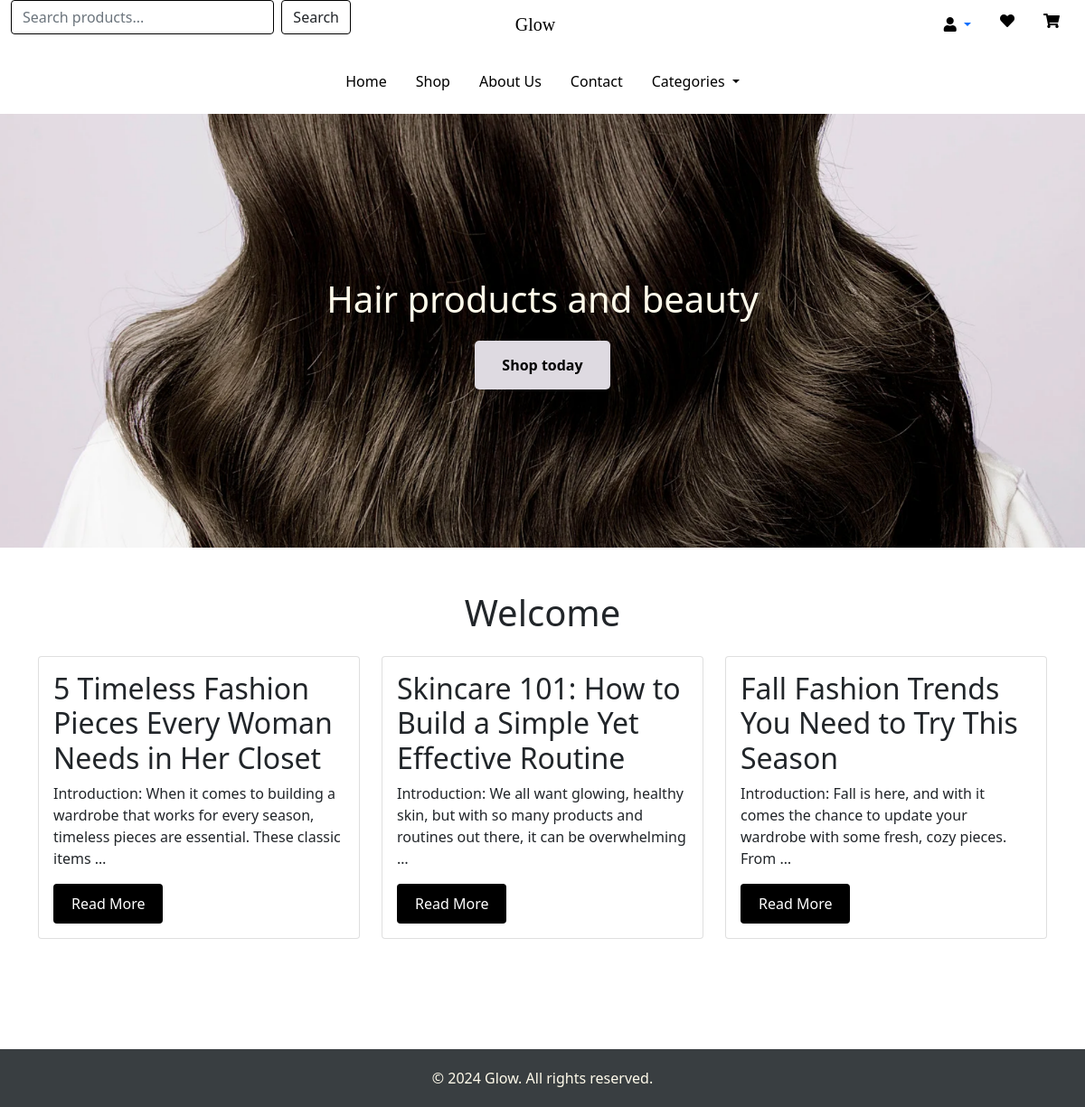
/, run on an earlier commit of the app's database.
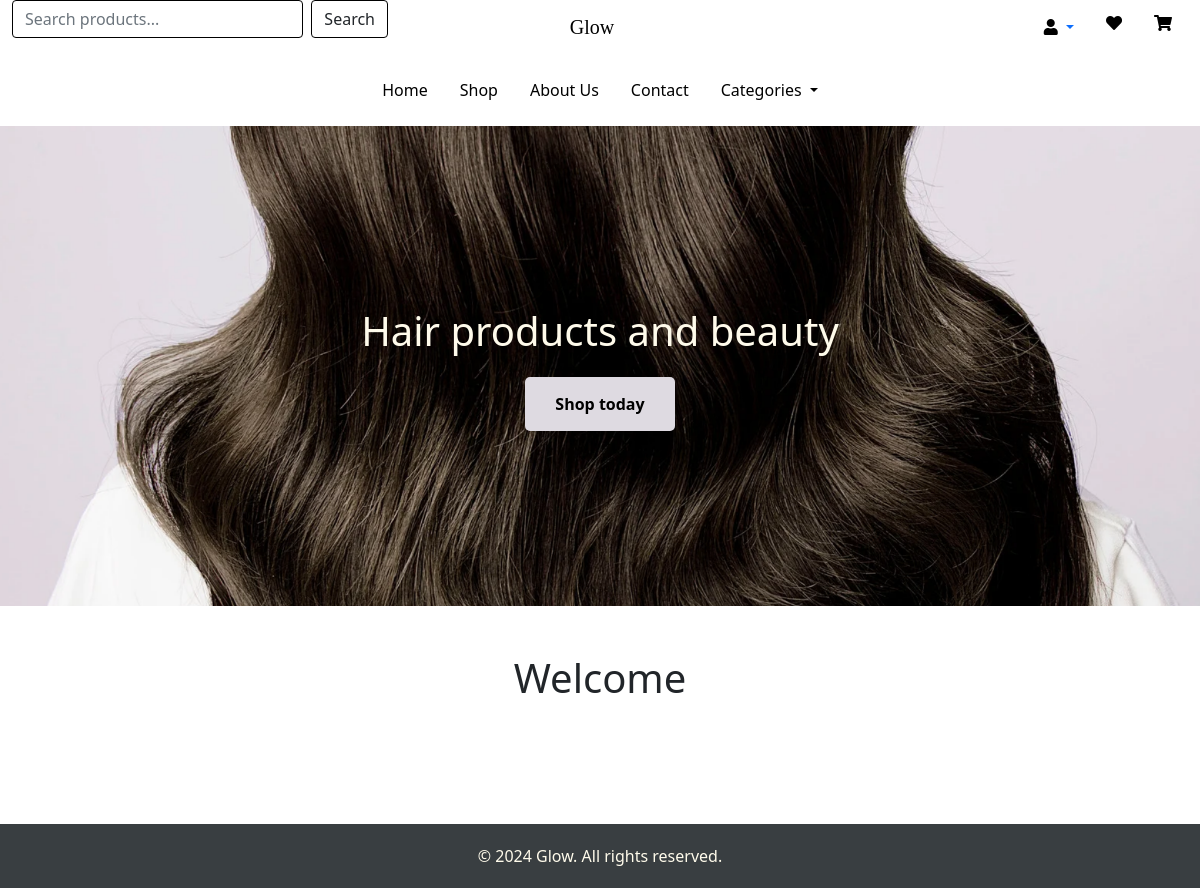
And on a later commit of the database.
### home/models.py (models this page shows, shortened)
class Post(models.Model):
    title = models.CharField(max_length=200)
    content = models.TextField()
    created_at = models.DateTimeField(auto_now_add=True)
    def get_absolute_url(self):
        return reverse('post_detail', kwargs={'pk': self.pk})

### home/views.py (the view)
# urls.py: path('', views.index, name='index'),
def index(request):
    posts = Post.objects.all()
    return render(request, 'home/index.html', {'posts': posts})

### home/templates/home/index.html
{% extends "base.html" %}
{% block content %}
	<section class="hero">
		<div class="hero-content">
			<p class="tagline">Hair products and beauty</p>
			<a href="#contact" class="cta-button">Shop today</a>
		</div>
	</section>
	<section id="posts" class="container py-5">
		<div class="row">
			<h1 class="col-12 text-center mb-4">Welcome</h1>
		</div>
		<div class="row">
			{% for post in posts %}
				<div class="col-12 col-md-4 mb-4">
					<div class="card h-100">
						<div class="card-body">
							<h2 class="card-title">{{ post.title }}</h2>
							<p class="card-text">
								{{ post.content|truncatewords:20 }}
							</p>
							<a href="{{ post.get_absolute_url }}" class="btn btn-primary">Read More</a>
						</div>
					</div>
				</div>
			{% endfor %}
		</div>
	</section>
{% endblock %}

### templates/base.html (shortened to what this page needs)
{% load static %}
<link href="{% static 'css/styles.css' %}" rel="stylesheet">
<link href="{% static 'css/nav.css' %}" rel="stylesheet">
<!doctype html>
<html lang="en">
  <head>
    <link href="https://cdn.jsdelivr.net/npm/bootstrap@5.1.3/dist/css/bootstrap.min.css" rel="stylesheet">
    <link href="https://cdnjs.cloudflare.com/ajax/libs/font-awesome/5.15.3/css/all.min.css" rel="stylesheet">
</head>
<body>
    <div class="container-fluid">
        <div class="row align-items-center">
            <div class="col-md-4">
                <form class="d-flex w-100">
                    <input class="form-control outline-dark" type="search" placeholder="Search products..." aria-label="Search">
                    <button class="btn outline-dark ms-2" type="submit">Search</button>
                </form>
            </div>
            <div class="col-md-4 text-center">
                <a href="{% url 'index' %}" class="navbar-brand">Glow</a>
            </div>
            <div class="col-md-4 d-flex justify-content-md-end justify-content-center">
                <div class="nav-item dropdown">
                    <a class="nav-link dropdown-toggle" href="#" id="accountDropdown" role="button" data-bs-toggle="dropdown" aria-expanded="false">
                        <i class="fas fa-user"></i>
                    </a>
                </div>
                <a class="nav-link" href="#"><i class="fas fa-heart"></i></a>
                <a class="nav-link" href="#"><i class="fas fa-shopping-cart"></i></a>
            </div>
        </div>
    </div>
    <nav class="navbar navbar-expand-lg navbar-light">
        <div class="container-fluid">
            <div class="collapse navbar-collapse" id="navbarNav">
                <ul class="navbar-nav mx-auto">
                    <li class="nav-link">
                        <a class="nav-link active" href="{% url 'index' %}">Home</a>
                    </li>
                    <li class="nav-link">
                        <a class="nav-link" href="{% url 'index' %}">Shop</a>
                    </li>
                    <li class="nav-link">
                        <a class="nav-link" href="{% url 'index' %}">About Us</a>
                    </li>
                    <li class="nav-link">
                        <a class="nav-link" href="{% url 'index' %}">Contact</a>
                    </li>
                    <li class="nav-link dropdown">
                        <a class="nav-link dropdown-toggle" href="#" id="navbarDropdown" role="button" data-bs-toggle="dropdown" aria-expanded="false">
                            Categories
                        </a>
                    </li>
                </ul>
            </div>
        </div>
    </nav>
    {% block content %}
    {% endblock content %}
    <footer>
        <p>&copy; 2024 Glow. All rights reserved.</p>
    </footer>
</body>
</html>

### static/css/styles.css (style rules this page uses)
:root { --lavender: #dedae1; --white: #ffffff; --grey: #7a7a7a; --light-grey: #ebebeb; --night: #000000; }
body { margin: 0; padding: 0; box-sizing: border-box; font-family: 'Merriweather', serif; background-color: #fffbeb; color: #393e41; height: 100%; scroll-behavior: smooth; }
a { text-decoration: none; color: inherit; transition: all 0.3s; }
.hero { height: 60vh; background-image: url('/static/media/landing-image.png'); background-size: cover; background-position: center; display: flex; justify-content: center; align-items: center; text-align: center; }
.hero-content { text-align: center; display: flex; flex-direction: column; align-items: center; }
.tagline { color: #fffbeb; font-size: 2.5rem; }
.cta-button { background-color: var(--lavender); color: var(--night); padding: 15px 30px; font-size: 1rem; font-weight: bold; border-radius: 5px; transition: background-color 0.3s ease; text-decoration: none !important; }
footer { text-align: center; padding-top: 20px; padding-bottom: 20px; background-color: #393e41; color: #fffbeb; font-size: 1rem; margin-top:50px; }
footer p { margin: 0; }

### static/css/nav.css (style rules this page uses)
.navbar-brand { font-family: 'Giaza'; color: black !important; font-size:4rem; text-align: center; width: 100%; }
.nav-link a, i { color:black !important; transition:all 0.3s ease-in-out; }
.outline-dark { border-color:black !important; }

What changed in the data, as far as the page shows it:
removed Post: title "5 Timeless Fashion Pieces Every Woman Needs in Her Closet", content "Introduction: When it comes to building a wardrobe that works for every season, timeless pieces are essential. These classic items …"
removed Post: title "Skincare 101: How to Build a Simple Yet Effective Routine", content "Introduction: We all want glowing, healthy skin, but with so many products and routines out there, it can be overwhelming …"
removed Post: title "Fall Fashion Trends You Need to Try This Season", content "Introduction: Fall is here, and with it comes the chance to update your wardrobe with some fresh, cozy pieces. From …"
